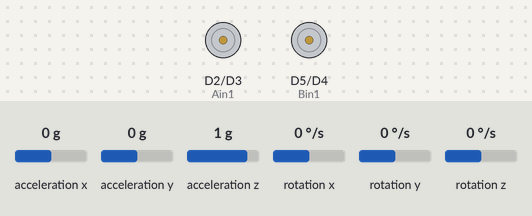
The sketch below on a simulated Arduino Nano 33 BLE. Parts: motor-driver pin pairs drawn as motors (green arrow = first pin HIGH = forward, orange = second pin HIGH = backward, longer = more drive). Inputs (shaded band) come from the test bench; at power-on: acceleration y 0 g, acceleration z 1 g, rotation x 0 °/s, acceleration x 0 g, rotation y 0 °/s, rotation z 0 °/s. What the sketch prints to the serial monitor is not drawn.

Above: at 12.5 s.
12.6 s: acceleration y set to -1.4 g
At 13.4 s:
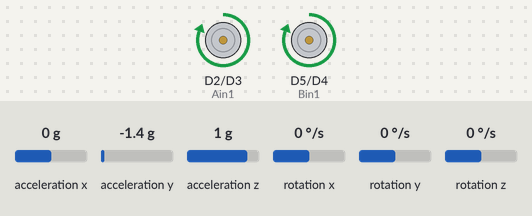
14.1 s: acceleration y set to 0.8 g
At 15.0 s:
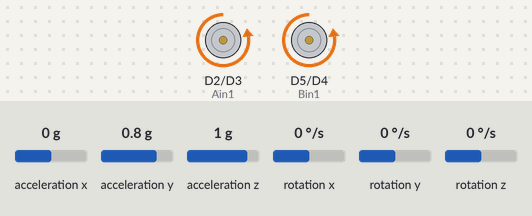
15.6 s: acceleration z set to 1.4 g
At 16.1 s:
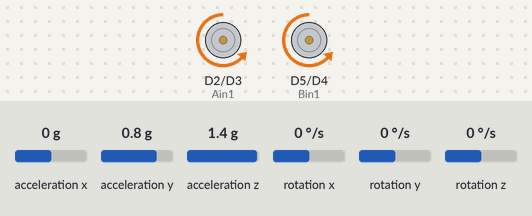
17.1 s: acceleration y set to -0.8 g
At 18.3 s:
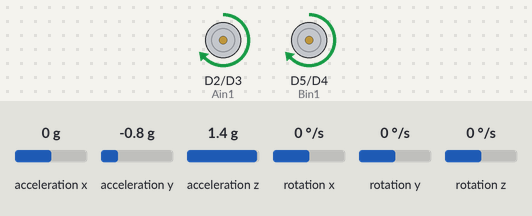
18.6 s: acceleration y set to 0.1 g
At 19.8 s:
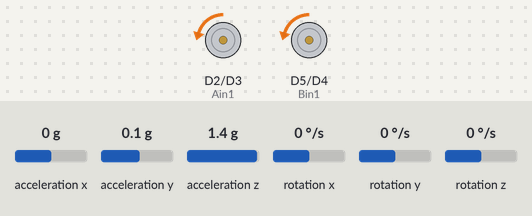
20.1 s: rotation x set to 192 °/s
At 21.5 s:
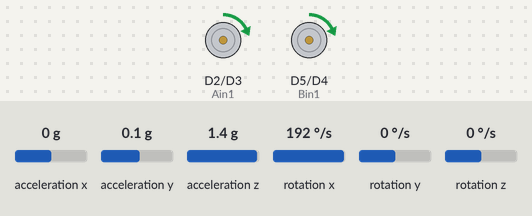
Timing chart, 0 to 22.6 s (numbered marks = the images above; inputs shaded):
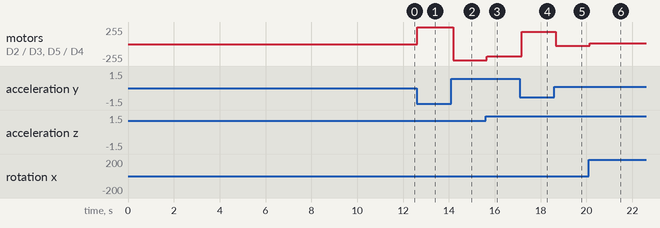

Measured:
- after the input at 12.6 s, motor on D2 (Ain1) / D3 (Ain2), motor on D5 (Bin1) / D4 (Bin2): stopped → forward 255/255 at once
- after the input at 14.1 s, motor on D2 (Ain1) / D3 (Ain2), motor on D5 (Bin1) / D4 (Bin2): forward 255/255 → backward 243/255 after 0.08 s
- after the input at 15.6 s, motor on D2 (Ain1) / D3 (Ain2), motor on D5 (Bin1) / D4 (Bin2): backward 243/255 → backward 187/255 after 0.05 s
- after the input at 17.1 s, motor on D2 (Ain1) / D3 (Ain2), motor on D5 (Bin1) / D4 (Bin2): backward 187/255 → forward 187/255 after 0.07 s
- after the input at 18.6 s, motor on D2 (Ain1) / D3 (Ain2), motor on D5 (Bin1) / D4 (Bin2): forward 187/255 → backward 25/255 after 0.07 s
- after the input at 20.1 s, motor on D2 (Ain1) / D3 (Ain2), motor on D5 (Bin1) / D4 (Bin2): backward 25/255 → forward 14/255 at once

The sketch:

fast_decay_PWM.ino
```cpp
#include "Arduino_BMI270_BMM150.h"
#include <math.h>  // Include for atan2()
#include <Arduino.h>

const int Ain1 = 2;  // Ain1 on DRV8833 goes to D2 (pin2 2) on arduino
const int Ain2 = 3;  // Ain2 on DRV8833 goes to D3 (pin2 3) on arduino
const int Bin2 = 4;  // Bin2 on DRV8833 goes to D4 (pin2 4) on arduino
const int Bin1 = 5;  // Bin1 on DRV8833 goes to D5 (pin2 5) on arduino

float x, y, z, delta_time;
float gyro_ang = 0.0;
float acc_ang = 0.0;
float filtered_ang = 0.0;
float prev_filtered_ang = 0.0;
float k = 0.8;
float ratio = 6.3;
float gyro_change;
float gyro_bias = 0.0;  // Variable to store gyroscope bias

int variablePWM;

void setup() {
  pinMode(Ain1, OUTPUT);
  pinMode(Ain2, OUTPUT);
  pinMode(Bin2, OUTPUT);
  pinMode(Bin1, OUTPUT);

  Serial.begin(9600);
  while (!Serial);
  Serial.println("Started");

  if (!IMU.begin()) {
    Serial.println("Failed to initialize IMU!");
    while (1);
  }
  delta_time = 1.0 / IMU.gyroscopeSampleRate();
  // Serial.print("Gyroscope sample rate = ");
  // Serial.print(IMU.gyroscopeSampleRate());
  // Serial.println(" Hz");
  // Serial.println();
  // Serial.println("Gyroscope in degrees/second");

  // Optional: Calculate gyroscope bias over time to subtract it from the readings
  for (int i = 0; i < 1000; i++) {
    if (IMU.gyroscopeAvailable()) {
      IMU.readGyroscope(x, y, z);
      gyro_bias += x;  // Accumulate the x-axis gyroscope values
      delay(10);  // Wait to gather enough samples
    }
  }
  gyro_bias /= 1000.0;  // Average the bias value
  // Serial.print("Gyroscope bias: ");
  // Serial.println(gyro_bias);
}

void loop() {

  if (IMU.gyroscopeAvailable()) {
    IMU.readGyroscope(x, y, z);

    // Apply bias correction to the gyroscope x-axis value
    x -= gyro_bias;

    gyro_change = x * delta_time;
    gyro_ang = gyro_ang + gyro_change;
  }

  if (IMU.accelerationAvailable()) {
    IMU.readAcceleration(x, y, z);

    // Calculate the accelerometer angle using atan2
    acc_ang = -atan2(y, z) * 180 / PI;
  }

  filtered_ang = k * (filtered_ang + gyro_change) + (1 - k) * acc_ang;

  //variable PWM
    if (filtered_ang < 0) {
      variablePWM = ratio*abs(filtered_ang);
      analogWrite(Ain1, 0); // Keep Ain1 low for reverse direction
      analogWrite(Ain2, variablePWM);
      analogWrite(Bin2, variablePWM);
      analogWrite(Bin1, 0); // Keep Bin1 low for reverse direction
    } else {
      variablePWM = ratio*abs(filtered_ang);
      analogWrite(Ain1, variablePWM);
      analogWrite(Ain2, 0); // Keep Ain2 low for forward direction
      analogWrite(Bin2, 0); // Keep Bin2 low for forward direction
      analogWrite(Bin1, variablePWM);
    }

  // Print the values
  Serial.print("Filtered angle: ");
  Serial.print(filtered_ang);
  Serial.print("°, Accelerometer angle: ");
  Serial.print(acc_ang);
  Serial.print("°, Gyroscope angle: ");
  Serial.print(gyro_ang);
  Serial.println("°");
}
```
